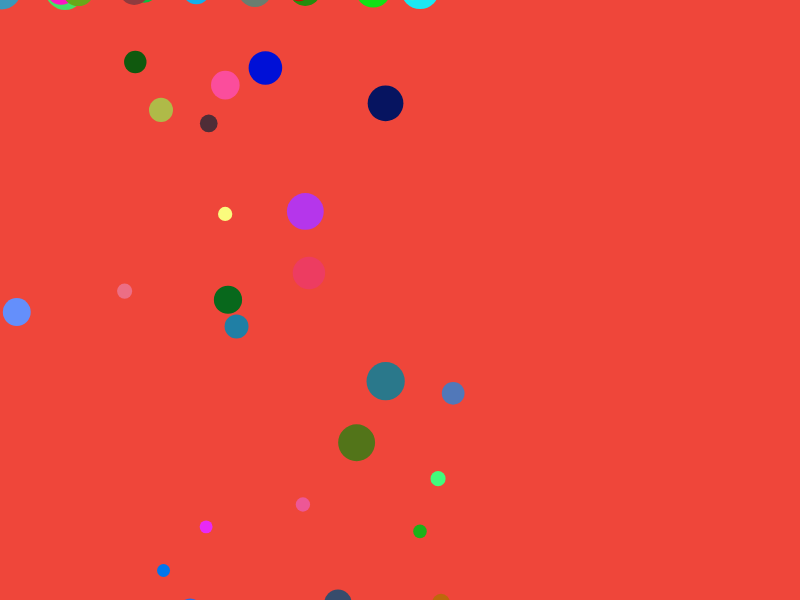
Frame 1 (no input)
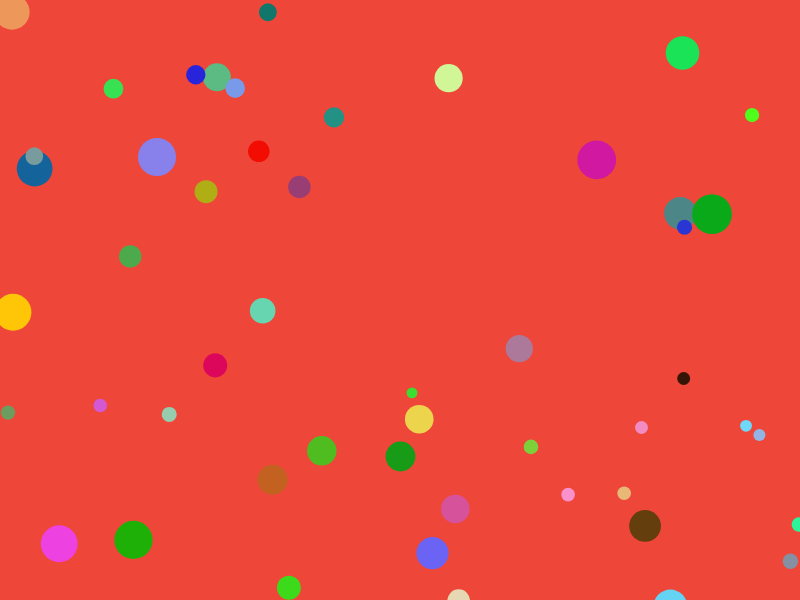
Frame 60 (no input)
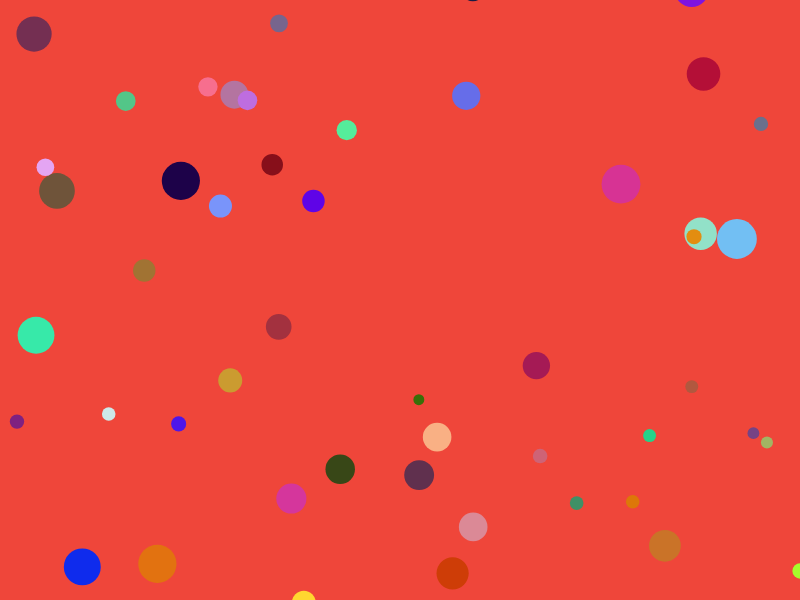
Frame 120 (the mouse pressed at the canvas centre since frame 60)

The p5.js sketch that drew these frames (run headless with seeded random() and noise() and a simulated clock; from frame 60 on, the mouse is pressed at the canvas centre):

// p5.js sketch
// ── sketch.js
var glitterCircle = [];


function setup() {
  createCanvas( displayWidth, displayHeight);
  // background(255, 255, 255);

  for (var i=0; i<50; i++) {
    glitterCircle[i] = new Glitter (random(450), random(1200), random(5,20), random(-5,5), random(-5,5));
  }
}

function draw() {
  background(239, 70, 58);
  for (var i=0; i<glitterCircle.length; i++) {
    glitterCircle[i].move();
    glitterCircle[i].display();
  }
}

function Glitter(tempXpos, tempYpos, tempSize, tempXSpeed, tempYSpeed) {
  //this.s = tempS;
  this.xpos = tempXpos;
  this.ypos = tempYpos;
  this.glitterSize = tempSize;
  this.glitterXSpeed = tempXSpeed;
  this.glitterYSpeed = tempYSpeed;
} 

Glitter.prototype.display = function (){
  ellipseMode(CENTER);
  fill(random(255),random(255),random(255));
  noStroke();
  ellipse(this.xpos, this.ypos, this.glitterSize*2, this.glitterSize*2);
}

Glitter.prototype.move = function (){
  this.xpos = this.xpos + this.glitterXSpeed * (this.glitterSize/2);
  this.ypos = this.ypos + this.glitterYSpeed * (this.glitterSize/2);
  this.glitterXSpeed = -map(mouseX, 0, displayWidth, -5, 5)/2;
  this.glitterYSpeed = -map(mouseY, 0, displayHeight, -5, 5)/2;
  if (this.xpos > displayWidth + 10) {
    this.xpos = -10;
  }
  if (this.xpos < -10) {
    this.xpos = displayWidth + 10;
  }
  if (this.ypos > displayHeight + 10) {
    this.ypos = -10;
  }
  if (this.ypos < -10) {
    this.ypos = displayHeight +10;
	}
}
